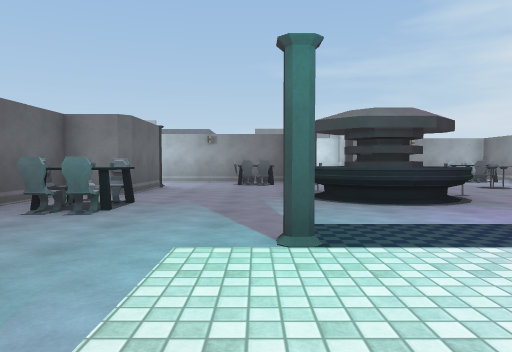
View 1 (above)

16 first-person views from a walk through a 3-D level made in the Unity game engine. The camera is 1.2 m above the floor, tilts 2° down and sees 70° across. The floor is counted in squares, 2 m on a side. Each view is taken from the middle of a square. On the plan, view 1 faces up. The plan holds only what a view shows up to about 10 squares ahead; the rest is blank. The place goes on beyond the plan. The player character is not drawn. Some animated figures are left out. Some surface patterns are stand-ins.

View 2
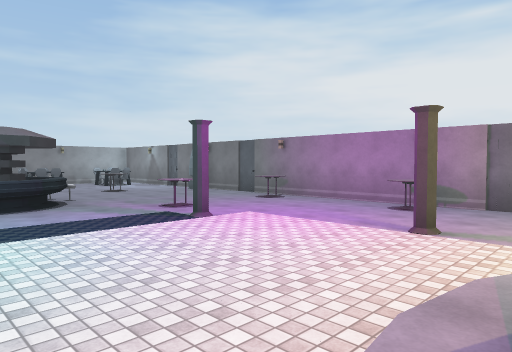

View 3
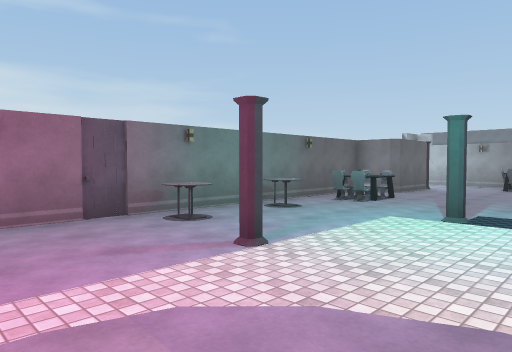

View 4
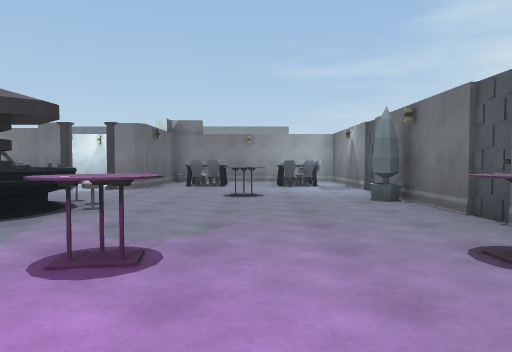

View 5
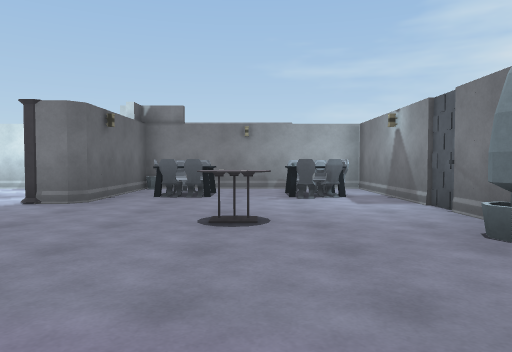

View 6
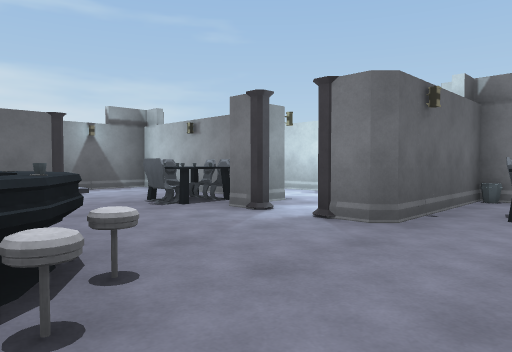

View 7
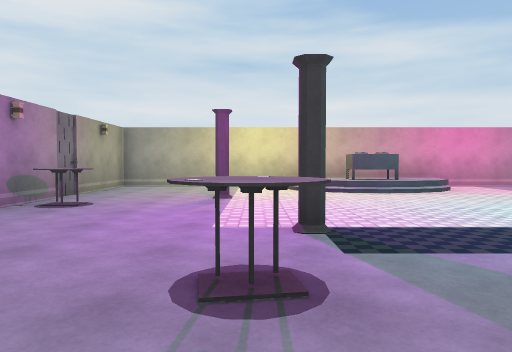

View 8
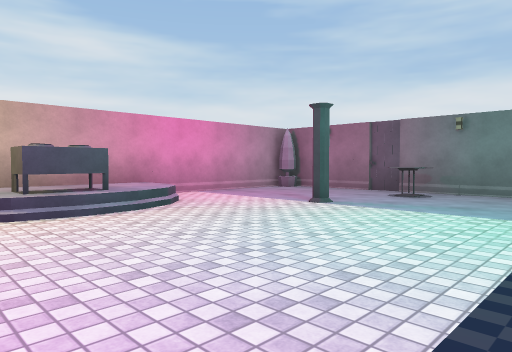

View 9
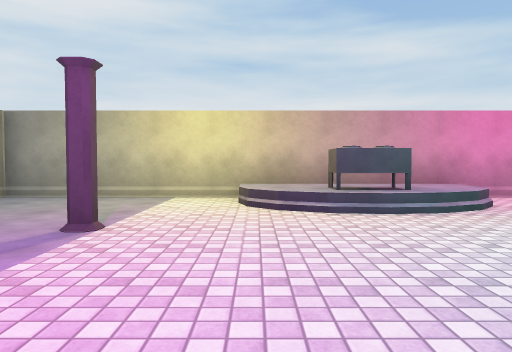

View 10
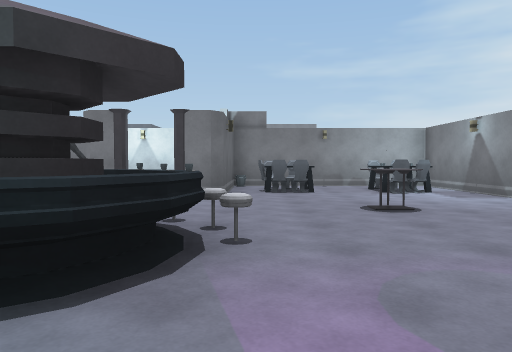

View 11
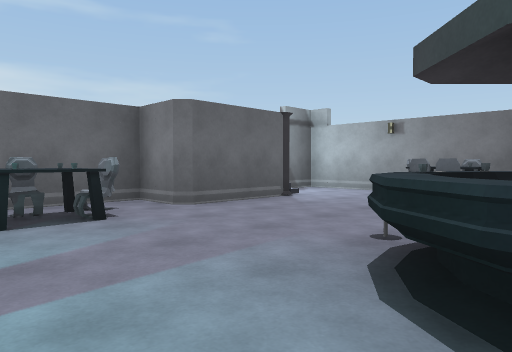

View 12
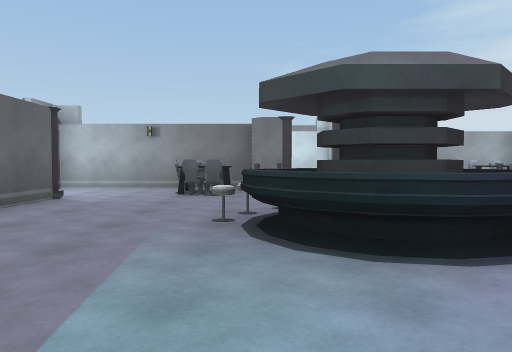

View 13
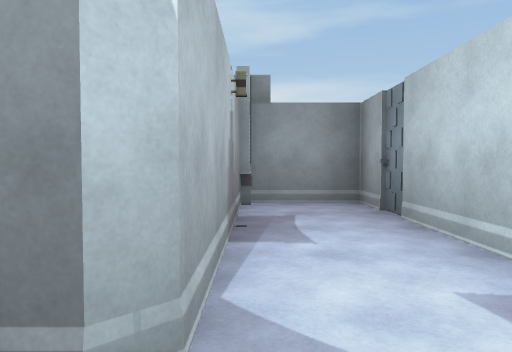

View 14
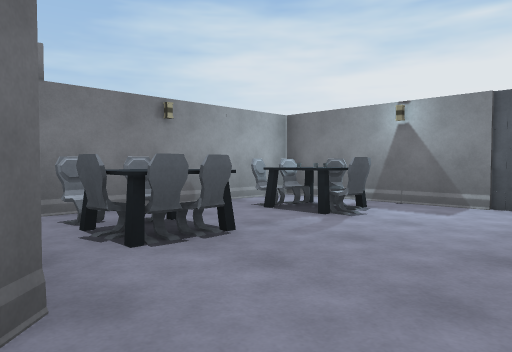

View 15
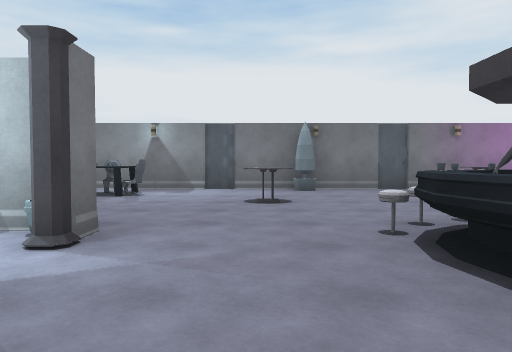

View 16
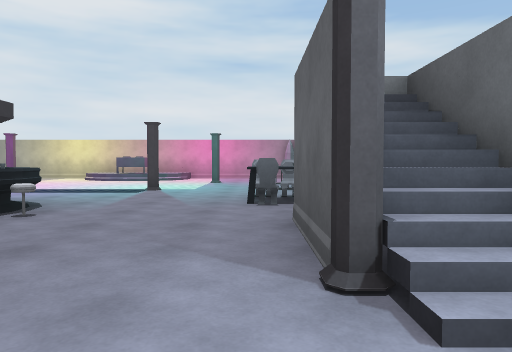

### Floor plan
Key: @ floor where view 1 was taken; # wall or solid block; x gap in a wall; . main floor; : floor 0.5 m higher than the main floor; / step, stairs or slope; = window, fence, low wall or low ledge; C chair; T table; P pillar; S stool; O other object.
Columns run from 4 left of view 1 to 9 right of it. Each row starts with its distance up from view 1.
 14 ##############
 13 #......OCC.C.#
 12 #####..#CT.TC#
 11 #..CC#.OCC.C.#
 10 #/.CTCPP.....#
  9 #/P.......T..#
  8 =/=..OOOS...O#
  7 ==x.S OOS....#
  6 #CC..OOO.....#
  5 #CT...O......#
  4 #CC......OTTO#
  3 #T..P....P...#
  2 #T...........#
  1 #...........T#
  0 #T.P@.....P..#
 -1 #............#
 -2 #..../TT/....#
 -3 #O... : :....#
 -4 ##############

Positions as (right, up) in squares from view 1, and headings:
1: (0, 0), facing up
2: (1, -2), facing up-right
3: (2, -3), facing up-left
4: (6, 2), facing up
5: (6, 5), facing up
6: (5, 7), facing up-left
7: (5, 6), facing down
8: (4, 3), facing down-left
9: (4, 3), facing down
10: (4, 4), facing up
11: (2, 4), facing up-left
12: (1, 3), facing up
13: (2, 12), facing left
14: (3, 9), facing up-right
15: (0, 9), facing right
16: (-2, 11), facing down
